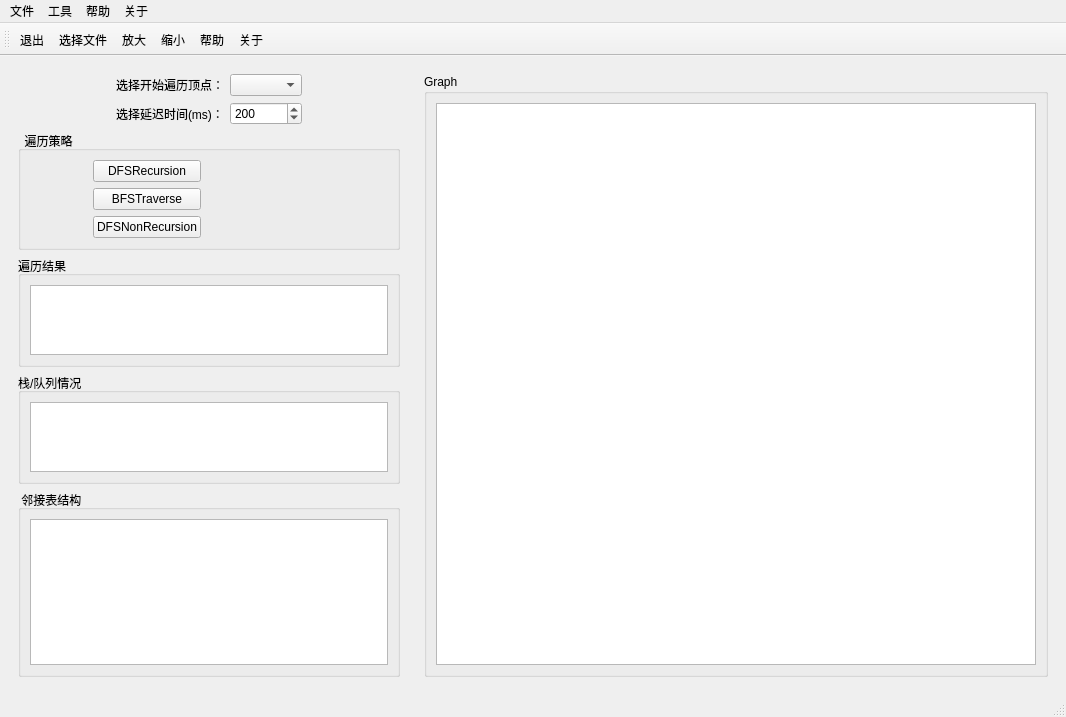
<?xml version="1.0" encoding="UTF-8"?>
<ui version="4.0">
 <class>MainWindow</class>
 <widget class="QMainWindow" name="MainWindow">
  <property name="geometry">
   <rect>
    <x>0</x>
    <y>0</y>
    <width>1066</width>
    <height>717</height>
   </rect>
  </property>
  <property name="baseSize">
   <size>
    <width>1000</width>
    <height>550</height>
   </size>
  </property>
  <property name="windowTitle">
   <string>MainWindow</string>
  </property>
  <widget class="QWidget" name="centralwidget">
   <layout class="QHBoxLayout" name="horizontalLayout">
    <item>
     <widget class="QWidget" name="widget" native="true">
      <property name="minimumSize">
       <size>
        <width>400</width>
        <height>0</height>
       </size>
      </property>
      <layout class="QVBoxLayout" name="verticalLayout_2">
       <item>
        <layout class="QGridLayout" name="gridLayout">
         <item row="1" column="2">
          <widget class="QSpinBox" name="spinBox">
           <property name="minimum">
            <number>0</number>
           </property>
           <property name="maximum">
            <number>100000</number>
           </property>
           <property name="singleStep">
            <number>300</number>
           </property>
           <property name="value">
            <number>200</number>
           </property>
          </widget>
         </item>
         <item row="0" column="3">
          <spacer name="horizontalSpacer_5">
           <property name="orientation">
            <enum>Qt::Horizontal</enum>
           </property>
           <property name="sizeHint" stdset="0">
            <size>
             <width>40</width>
             <height>20</height>
            </size>
           </property>
          </spacer>
         </item>
         <item row="1" column="3">
          <spacer name="horizontalSpacer_6">
           <property name="orientation">
            <enum>Qt::Horizontal</enum>
           </property>
           <property name="sizeHint" stdset="0">
            <size>
             <width>40</width>
             <height>20</height>
            </size>
           </property>
          </spacer>
         </item>
         <item row="0" column="2">
          <widget class="QComboBox" name="comboBox"/>
         </item>
         <item row="1" column="1" alignment="Qt::AlignHCenter">
          <widget class="QLabel" name="label_2">
           <property name="text">
            <string>选择延迟时间(ms)：</string>
           </property>
          </widget>
         </item>
         <item row="0" column="1" alignment="Qt::AlignHCenter">
          <widget class="QLabel" name="label">
           <property name="text">
            <string>选择开始遍历顶点：</string>
           </property>
          </widget>
         </item>
         <item row="0" column="0">
          <spacer name="horizontalSpacer_7">
           <property name="orientation">
            <enum>Qt::Horizontal</enum>
           </property>
           <property name="sizeHint" stdset="0">
            <size>
             <width>40</width>
             <height>20</height>
            </size>
           </property>
          </spacer>
         </item>
         <item row="1" column="0">
          <spacer name="horizontalSpacer_8">
           <property name="orientation">
            <enum>Qt::Horizontal</enum>
           </property>
           <property name="sizeHint" stdset="0">
            <size>
             <width>40</width>
             <height>20</height>
            </size>
           </property>
          </spacer>
         </item>
        </layout>
       </item>
       <item>
        <widget class="QGroupBox" name="groupBox_2">
         <property name="title">
          <string>  遍历策略</string>
         </property>
         <layout class="QHBoxLayout" name="horizontalLayout_2">
          <item>
           <spacer name="horizontalSpacer">
            <property name="orientation">
             <enum>Qt::Horizontal</enum>
            </property>
            <property name="sizeHint" stdset="0">
             <size>
              <width>40</width>
              <height>20</height>
             </size>
            </property>
           </spacer>
          </item>
          <item>
           <layout class="QVBoxLayout" name="verticalLayout">
            <item>
             <widget class="QPushButton" name="DFSRecursion">
              <property name="text">
               <string>DFSRecursion</string>
              </property>
             </widget>
            </item>
            <item>
             <widget class="QPushButton" name="BFSTraverse">
              <property name="text">
               <string>BFSTraverse</string>
              </property>
             </widget>
            </item>
            <item>
             <widget class="QPushButton" name="DFSNonRecursion">
              <property name="text">
               <string>DFSNonRecursion</string>
              </property>
             </widget>
            </item>
           </layout>
          </item>
          <item>
           <spacer name="horizontalSpacer_4">
            <property name="orientation">
             <enum>Qt::Horizontal</enum>
            </property>
            <property name="sizeHint" stdset="0">
             <size>
              <width>40</width>
              <height>20</height>
             </size>
            </property>
           </spacer>
          </item>
          <item>
           <spacer name="horizontalSpacer_3">
            <property name="orientation">
             <enum>Qt::Horizontal</enum>
            </property>
            <property name="sizeHint" stdset="0">
             <size>
              <width>40</width>
              <height>20</height>
             </size>
            </property>
           </spacer>
          </item>
          <item>
           <spacer name="horizontalSpacer_2">
            <property name="orientation">
             <enum>Qt::Horizontal</enum>
            </property>
            <property name="sizeHint" stdset="0">
             <size>
              <width>55</width>
              <height>20</height>
             </size>
            </property>
           </spacer>
          </item>
         </layout>
        </widget>
       </item>
       <item>
        <widget class="QGroupBox" name="groupBox_6">
         <property name="title">
          <string>遍历结果</string>
         </property>
         <layout class="QVBoxLayout" name="verticalLayout_5">
          <item>
           <widget class="QTextBrowser" name="answerBroswer">
            <property name="maximumSize">
             <size>
              <width>16777215</width>
              <height>100</height>
             </size>
            </property>
           </widget>
          </item>
         </layout>
        </widget>
       </item>
       <item>
        <widget class="QGroupBox" name="groupBox_7">
         <property name="title">
          <string>栈/队列情况</string>
         </property>
         <layout class="QVBoxLayout" name="verticalLayout_4">
          <item>
           <widget class="QTextBrowser" name="processBrowser">
            <property name="maximumSize">
             <size>
              <width>16777215</width>
              <height>100</height>
             </size>
            </property>
           </widget>
          </item>
         </layout>
        </widget>
       </item>
       <item>
        <widget class="QGroupBox" name="groupBox_3">
         <property name="title">
          <string> 邻接表结构</string>
         </property>
         <layout class="QVBoxLayout" name="verticalLayout_8">
          <item>
           <widget class="QTextBrowser" name="alGraphBroswer">
            <property name="minimumSize">
             <size>
              <width>0</width>
              <height>100</height>
             </size>
            </property>
           </widget>
          </item>
         </layout>
        </widget>
       </item>
      </layout>
     </widget>
    </item>
    <item>
     <widget class="QWidget" name="widget_2" native="true">
      <layout class="QVBoxLayout" name="verticalLayout_7">
       <item>
        <widget class="QGroupBox" name="groupBox_5">
         <property name="title">
          <string>Graph</string>
         </property>
         <layout class="QVBoxLayout" name="verticalLayout_10">
          <item>
           <widget class="MyGraphicView" name="graphicsView">
            <property name="minimumSize">
             <size>
              <width>600</width>
              <height>400</height>
             </size>
            </property>
           </widget>
          </item>
         </layout>
        </widget>
       </item>
      </layout>
     </widget>
    </item>
   </layout>
  </widget>
  <widget class="QMenuBar" name="menubar">
   <property name="geometry">
    <rect>
     <x>0</x>
     <y>0</y>
     <width>1066</width>
     <height>21</height>
    </rect>
   </property>
   <widget class="QMenu" name="menu">
    <property name="title">
     <string>文件</string>
    </property>
    <addaction name="chooseFileAction"/>
    <addaction name="separator"/>
    <addaction name="exitAction_2"/>
    <addaction name="separator"/>
   </widget>
   <widget class="QMenu" name="menu_2">
    <property name="title">
     <string>工具</string>
    </property>
    <addaction name="zoomoutAction"/>
    <addaction name="separator"/>
    <addaction name="zoominAction"/>
    <addaction name="separator"/>
   </widget>
   <widget class="QMenu" name="menu_3">
    <property name="title">
     <string>帮助</string>
    </property>
    <addaction name="helpAction"/>
    <addaction name="separator"/>
   </widget>
   <widget class="QMenu" name="menu_4">
    <property name="title">
     <string>关于</string>
    </property>
    <addaction name="aboutMakerAction"/>
    <addaction name="separator"/>
   </widget>
   <addaction name="menu"/>
   <addaction name="menu_2"/>
   <addaction name="menu_3"/>
   <addaction name="menu_4"/>
  </widget>
  <widget class="QStatusBar" name="statusbar"/>
  <widget class="QToolBar" name="toolBar">
   <property name="windowTitle">
    <string>toolBar</string>
   </property>
   <attribute name="toolBarArea">
    <enum>TopToolBarArea</enum>
   </attribute>
   <attribute name="toolBarBreak">
    <bool>false</bool>
   </attribute>
   <addaction name="exitAction_2"/>
   <addaction name="chooseFileAction"/>
   <addaction name="zoomoutAction"/>
   <addaction name="zoominAction"/>
   <addaction name="helpAction"/>
   <addaction name="aboutMakerAction"/>
  </widget>
  <action name="chooseFileAction">
   <property name="icon">
    <iconset resource="resourse.qrc">
     <normaloff>:/icon/chooseFile.jpeg</normaloff>:/icon/chooseFile.jpeg</iconset>
   </property>
   <property name="text">
    <string>选择文件</string>
   </property>
  </action>
  <action name="exitAction_2">
   <property name="icon">
    <iconset resource="resourse.qrc">
     <normaloff>:/icon/exit.jpeg</normaloff>:/icon/exit.jpeg</iconset>
   </property>
   <property name="text">
    <string>退出</string>
   </property>
   <property name="toolTip">
    <string>退出程序</string>
   </property>
  </action>
  <action name="zoomoutAction">
   <property name="icon">
    <iconset resource="resourse.qrc">
     <normaloff>:/icon/zoomOut.jpg</normaloff>:/icon/zoomOut.jpg</iconset>
   </property>
   <property name="text">
    <string>放大</string>
   </property>
  </action>
  <action name="zoominAction">
   <property name="icon">
    <iconset resource="resourse.qrc">
     <normaloff>:/icon/zoomIn.jpg</normaloff>:/icon/zoomIn.jpg</iconset>
   </property>
   <property name="text">
    <string>缩小</string>
   </property>
  </action>
  <action name="helpAction">
   <property name="icon">
    <iconset resource="resourse.qrc">
     <normaloff>:/icon/help.jpeg</normaloff>:/icon/help.jpeg</iconset>
   </property>
   <property name="text">
    <string>帮助</string>
   </property>
  </action>
  <action name="aboutMakerAction">
   <property name="icon">
    <iconset resource="resourse.qrc">
     <normaloff>:/icon/about.jpeg</normaloff>:/icon/about.jpeg</iconset>
   </property>
   <property name="text">
    <string>关于</string>
   </property>
  </action>
 </widget>
 <customwidgets>
  <customwidget>
   <class>MyGraphicView</class>
   <extends>QGraphicsView</extends>
   <header location="global">mygraphicview.h</header>
  </customwidget>
 </customwidgets>
 <resources>
  <include location="resourse.qrc"/>
 </resources>
 <connections/>
</ui>
